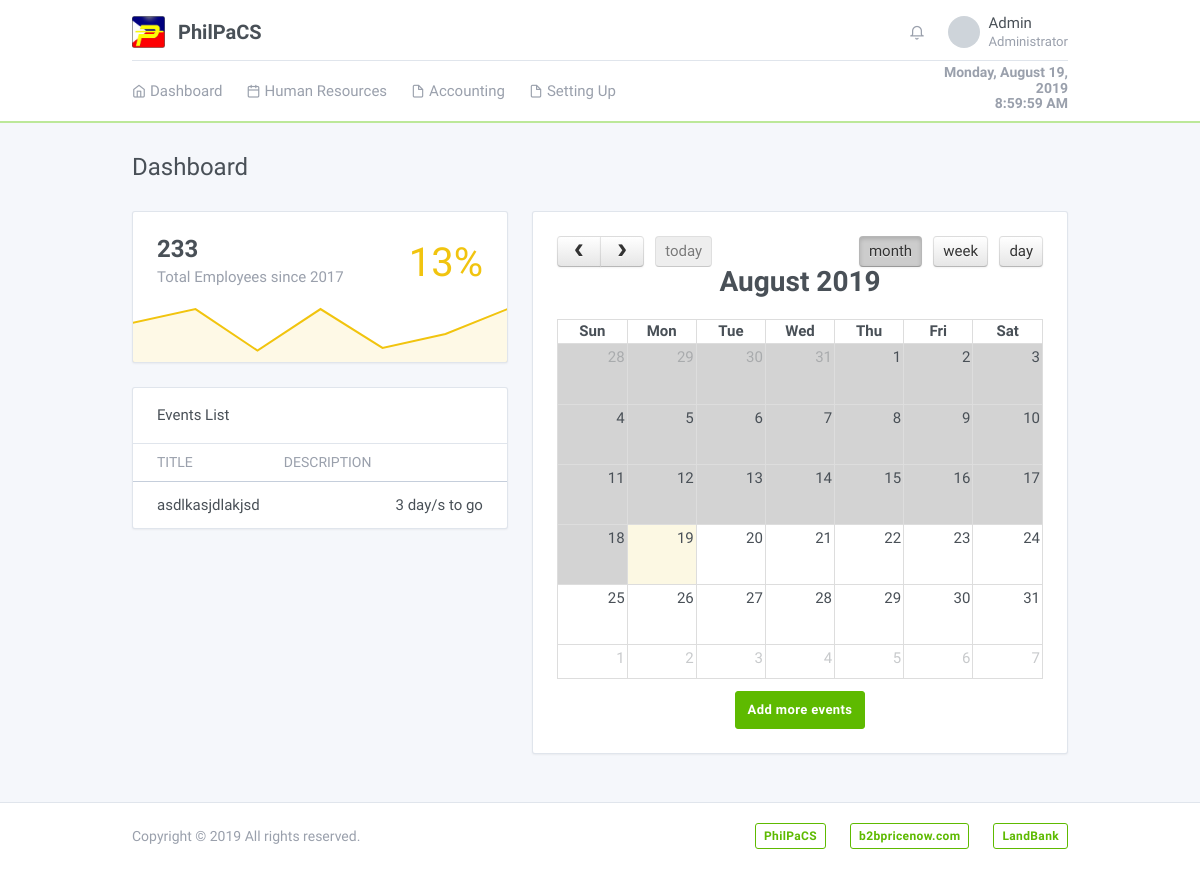
Before: /system/ (signed in) with the older database file.
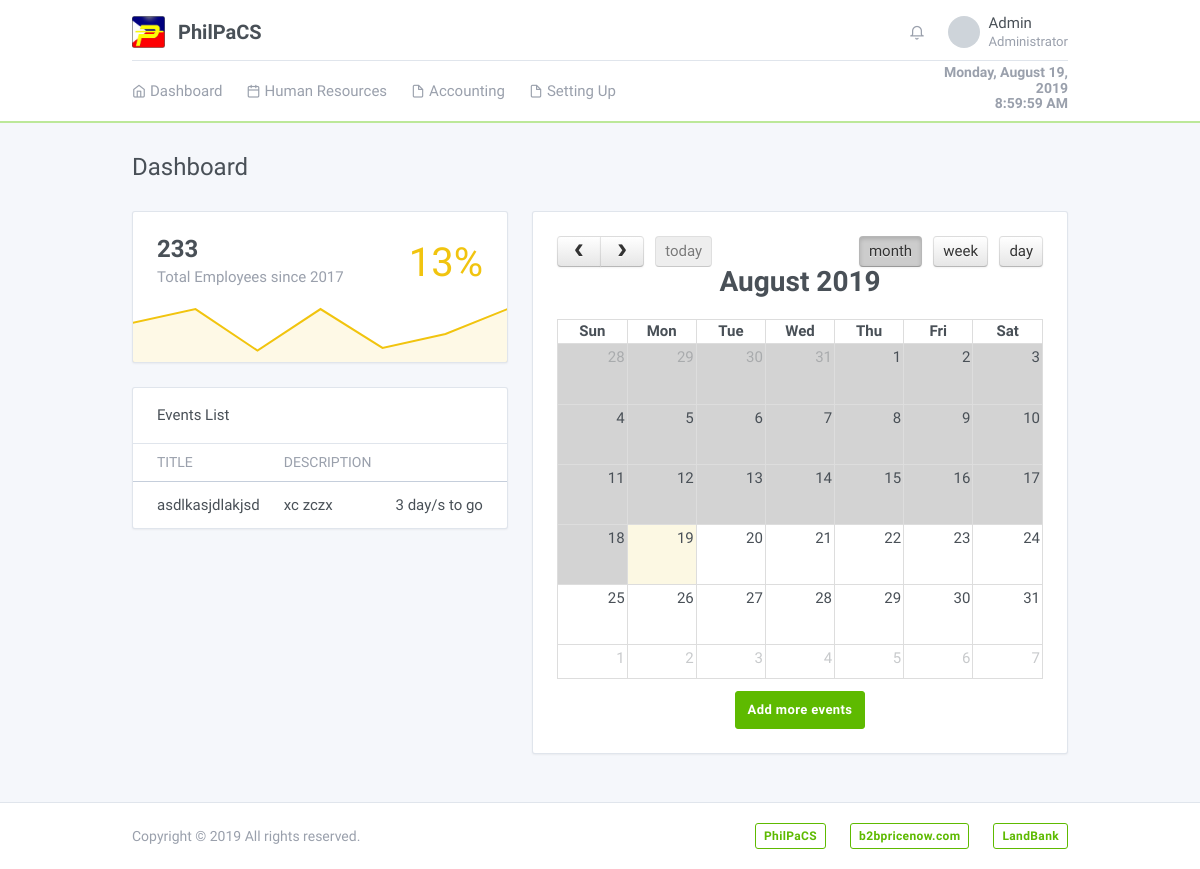
After: the same page with the newer database file.
### tables this page shows
CREATE TABLE `eventstbl` (
  `eventID` int(11) NOT NULL AUTO_INCREMENT,
  `title` varchar(100) NOT NULL,
  `description` mediumtext NOT NULL,
  `startDate` datetime NOT NULL,
  `endDate` datetime NOT NULL,
  `status` tinyint(1) NOT NULL,
  PRIMARY KEY (`eventID`)
);

### models/Config.php (called while the page is built, shortened)
<?php
require_once 'Database.php';
class Config extends Database {
	protected $conn;
	public function __construct() {
		$database = new Database();
		$this->conn = $database->db_connection();
	}
	public function runQuery($sql) {
		$stmt = $this->conn->prepare($sql);
		return $stmt;
	}
}

### models/Database.php (called while the page is built, shortened)
<?php
class Database {
	private $host = "localhost";
	private $dbname = "philpacs";
	private $username = "root";
	private $password = "";
	public function db_connection(){
		try {
			$this->conn = new PDO("mysql:host=" . $this->host . ";dbname=" . $this->dbname, $this->username, $this->password);
			$this->conn->setAttribute(PDO::ATTR_ERRMODE, PDO::ERRMODE_EXCEPTION);
			return $this->conn;
		} catch (PDOException $e) {
			echo "Connection Error: " . $e->getMessage();
		}
	}
}

### system/index.php (the view, shortened to what this page needs)
<?php
    require_once '../models/Config.php';
    $config = new Config();
    $config->isnot_loggedin();
?>
<!DOCTYPE html>
<html lang="en" dir="ltr">
  <head>
    <link rel="stylesheet" href="https://maxcdn.bootstrapcdn.com/font-awesome/4.7.0/css/font-awesome.min.css">
    <?php include '../includes/plugins.php'; ?>
    <link rel="stylesheet" type="text/css" href="../assets/css/style.css" />
  </head>
  <body class="">
    <div class="page">
      <div class="flex-fill">
        <?php include '../includes/header.php'; ?>
        <div class="my-3 my-md-5">
          <div class="container">
              <div class="page-header">
                <h1 class="page-title">
                  Dashboard
                </h1>
              </div>
             <div class="row">
               <div class="col-xs-12 col-sm-5">
                 <div class="card">
                      <div class="card-body">
                        <div class="card-value float-right text-yellow">13%</div>
                        <h3 class="mb-1">233</h3>
                        <div class="text-muted">Total Employees since 2017</div>
                      </div>
                      <div class="card-chart-bg">
                        <div id="chart-bg-revenue" style="height: 100%"></div>
                      </div>
                    </div>
                    <div class="row">
                      <div class="col-sm-12">
                        <div class="card">
                          <div class="card-header">
                            Events List
                          </div>
                          <table class="table card-table">
                              <thead>
                                <tr>
                                  <th>Title</th>
                                  <th>Description</th>
                                  <th></th>
                                </tr>
                              </thead>
                              <tbody>
                                <?php
                                  $eventStatus = 1;
                                  $queryDays = $config->runQuery("SELECT * FROM eventstbl WHERE status=:status ORDER BY startDate");
                                  $queryDays->execute(array(":status" => $eventStatus));
                                  while ($rowCheck = $queryDays->fetch(PDO::FETCH_ASSOC)) {
                                    $from = strtotime($rowCheck['startDate']);
                                    $dateToday = time();
                                    $remainingDays = $from - $dateToday;
                                    $remainingDays = floor($remainingDays/86400) + 1;
                                    $title = $rowCheck['title'];
                                    $description = $rowCheck['description'];
                                    if ($remainingDays > 0 && $remainingDays < 7) {
                                    ?>
                                      <tr>
                                        <td><?=$title;?></td>
                                        <td><?=$description;?></td>
                                        <td><?=$remainingDays;?> day/s to go</td>
                                      </tr>
                                    <?php
                                    }
                                  }
                                ?>
                              </tbody>
                          </table>
                        </div>
                      </div>
                    </div>
               </div>
               <div class="col-xs-12 col-sm-7">
                <div class="card">
                  <div class="card-body">
                    <div id="dashboard_calendar"></div>
                    <div class="text-center mt-3">
                      <a href="./event.php" class="btn btn-green" role="button">Add more events</a>
                    </div>
                  </div>
                </div>
               </div>
               </div>
             </div>
          </div>
        </div>
      </div>
    <?php include '../includes/footer.php'; ?>
  </body>
</html>

Changed rows visible on the page:
changed eventstbl "asdlkasjdlakjsd": description (not shown) → "xc zczx"
